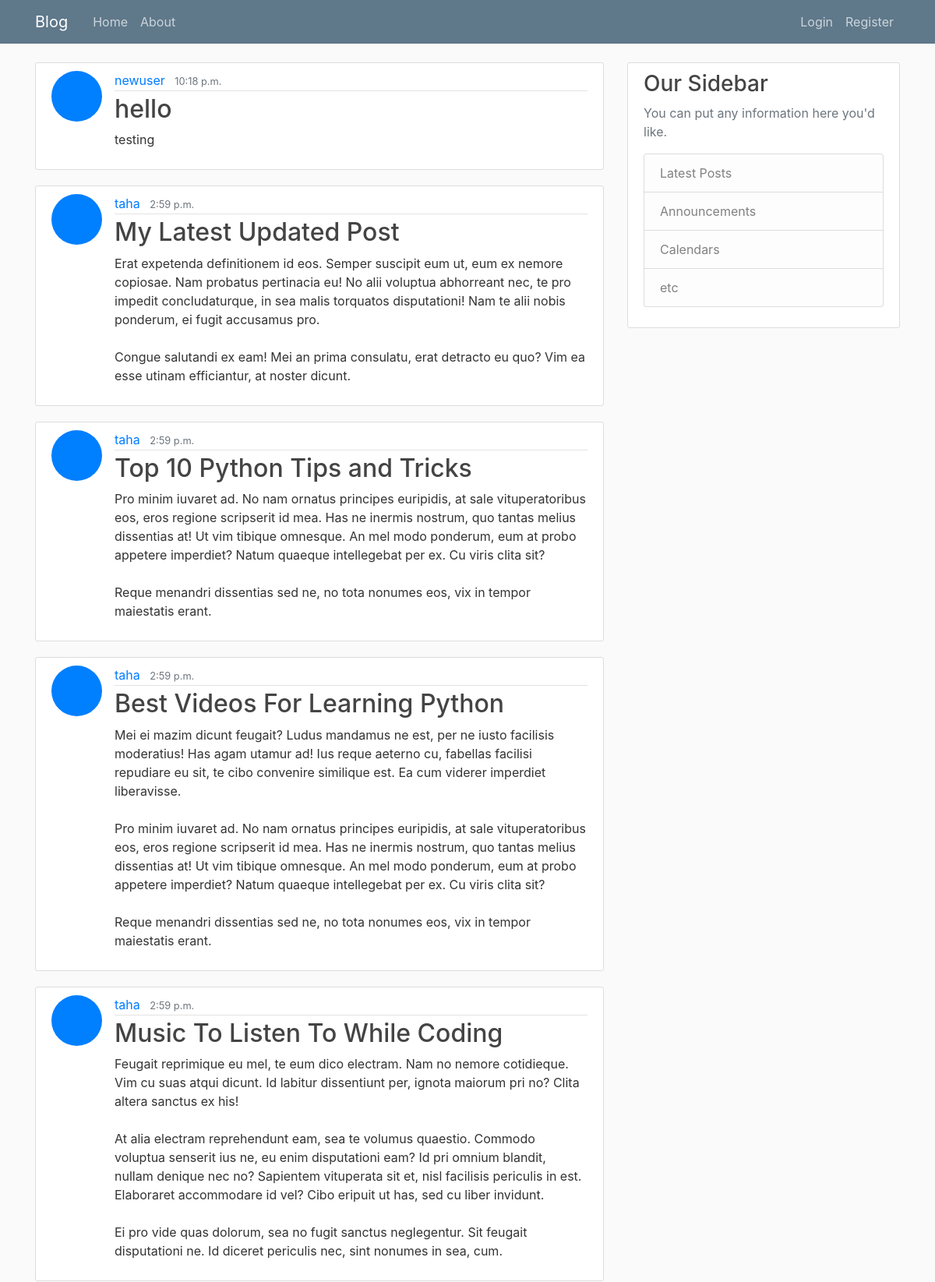
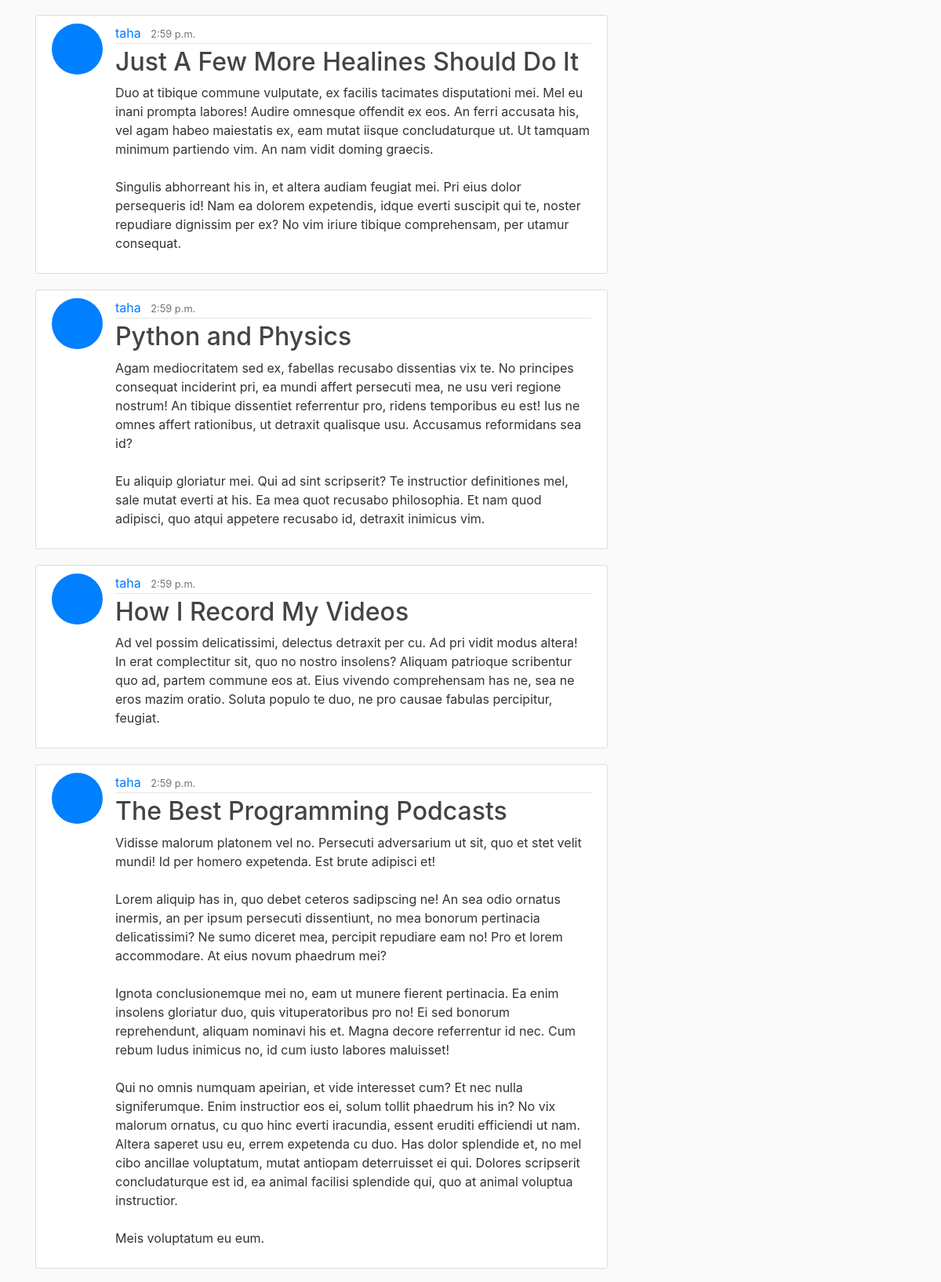
The page / (upper part) on the database its author committed (2 pictures, top to bottom).
### blog/models.py (models this page shows, shortened)
class Post(models.Model):
    title = models.CharField(max_length=100)
    content = models.TextField()
    date = models.TimeField(default=timezone.now)
    author = models.ForeignKey(User, on_delete=models.CASCADE)

### users/models.py (models this page shows, shortened)
class Profile(models.Model):
    user = models.OneToOneField(User , on_delete=models.CASCADE)
    img = models.ImageField(default= 'default.jpg' , upload_to='profile_pics')

### blog/views.py (the view)
# urls.py: path('', PostListView.as_view() , name="blog-home"),
class PostListView(ListView):
    model = Post
    template_name = 'blog/home.html'
    context_object_name = 'posts'
    ordering = ['-date']

### blog/templates/blog/home.html
{% extends "blog/base.html" %}
{% block content%}
    {% for post in posts %}
    <article class="media content-section">
      <img class="rounded-circle article-img" src="{{ post.author.profile.img.url}}">
      <div class="media-body">
        <div class="article-metadata">
          <a class="mr-2" href="#">{{ post.author }}</a>
          <small class="text-muted">{{ post.date}}</small>
        </div>
        <h2><a class="article-title" href="{% url 'post-detail' post.id %}">{{ post.title }}</a></h2>
        <p class="article-content">{{ post.content }}</p>
      </div>
  </article>
   {% endfor %}
{% endblock content %}

### blog/templates/blog/base.html (shortened to what this page needs)
{% load static %}
<html lang="en">
<head>
    <link rel="stylesheet" href="https://stackpath.bootstrapcdn.com/bootstrap/4.3.1/css/bootstrap.min.css">
    <link rel="stylesheet" href=" {% static 'blog/main.css'%} " >
</head>
<body>
    <header class="site-header">
        <nav class="navbar navbar-expand-md navbar-dark bg-steel fixed-top">
             <div class="container">
                <a class="navbar-brand mr-4" href="{% url 'blog-home'%}">Blog</a>
            <div class="collapse navbar-collapse" id="navbarToggle">
                <div class="navbar-nav mr-auto">
                    <a class="nav-item nav-link" href="{% url 'blog-home'%}">Home</a>
                    <a class="nav-item nav-link" href="{% url 'blog-about'%}">About</a>
                </div>
                <div class="navbar-nav">
                    {% if user.is_authenticated %}
                      <a class="nav-item nav-link" href="{% url 'post-create'%}">new post</a>
                      <a class="nav-item nav-link" href="{% url 'profile'%}">my profile</a>
                      <a class="nav-item nav-link" href="{% url 'logout'%}">Logout</a>
                    {% else %}
                      <a class="nav-item nav-link" href="{% url 'login'%}">Login</a>
                      <a class="nav-item nav-link" href="{% url 'register'%}">Register</a>
                    {% endif %}
                    </div>
                </div>
            </div>
        </nav>
    </header>
    <main role="main" class="container">
        <div class="row">
          <div class="col-md-8">
            {% block content %}{% endblock %}
          </div>
          <div class="col-md-4">
            <div class="content-section">
              <h3>Our Sidebar</h3>
              <p class='text-muted'>You can put any information here you'd like.
                <ul class="list-group">
                  <li class="list-group-item list-group-item-light">Latest Posts</li>
                  <li class="list-group-item list-group-item-light">Announcements</li>
                  <li class="list-group-item list-group-item-light">Calendars</li>
                  <li class="list-group-item list-group-item-light">etc</li>
                </ul>
              </p>
            </div>
          </div>
        </div>
      </main>
</body>
</html>

### blog/static/blog/main.css (style rules this page uses)
body { background: #fafafa; color: #333333; margin-top: 5rem; }
h1, h2, h3, h4, h5, h6 { color: #444444; }
ul { margin: 0; }
.bg-steel { background-color: #5f788a; }
.site-header .navbar-nav .nav-link { color: #cbd5db; }
.content-section { background: #ffffff; padding: 10px 20px; border: 1px solid #dddddd; border-radius: 3px; margin-bottom: 20px; }
.article-title { color: #444444; }
.article-content { white-space: pre-line; }
.article-img { height: 65px; width: 65px; margin-right: 16px; }
.article-metadata { padding-bottom: 1px; margin-bottom: 4px; border-bottom: 1px solid #e3e3e3 }

### rows shown on the page
Post: author.profile.img (placeholder picture), author "newuser", date "10:18 p.m.", title "hello", content "testing"
Post: author.profile.img (placeholder picture), author "taha", date "2:59 p.m.", title "My Latest Updated Post", content "Erat expetenda definitionem id eos. Semper suscipit eum ut, eum ex nemore copiosae. Nam probatus pertinacia eu! No alii voluptua abhorreant nec, te pro impedit concludaturque, in sea malis torquatos disputationi! Nam te alii nobis ponderum, ei fugit accusamus pro. Congue salutandi ex eam! Mei an prima consulatu, erat detracto eu quo? Vim ea esse utinam efficiantur, at noster dicunt."
Post: author.profile.img (placeholder picture), author "taha", date "2:59 p.m.", title "Top 10 Python Tips and Tricks", content "Pro minim iuvaret ad. No nam ornatus principes euripidis, at sale vituperatoribus eos, eros regione scripserit id mea. Has ne inermis nostrum, quo tantas melius dissentias at! Ut vim tibique omnesque. An mel modo ponderum, eum at probo appetere imperdiet? Natum quaeque intellegebat per ex. Cu viris clita sit? Reque menandri dissentias sed ne, no tota nonumes eos, vix in tempor maiestatis erant."
Post: author.profile.img (placeholder picture), author "taha", date "2:59 p.m.", title "Best Videos For Learning Python", content "Mei ei mazim dicunt feugait? Ludus mandamus ne est, per ne iusto facilisis moderatius! Has agam utamur ad! Ius reque aeterno cu, fabellas facilisi repudiare eu sit, te cibo convenire similique est. Ea cum viderer imperdiet liberavisse. Pro minim iuvaret ad. No nam ornatus principes euripidis, at sale vituperatoribus eos, eros regione scripserit id mea. Has ne inermis nostrum, quo tantas melius dissentias at! Ut vim tibique omnesque. An mel modo ponderum, eum at probo appetere imperdiet? Natum quaeque intellegebat per ex. Cu viris clita sit? Reque menandri dissentias sed ne, no tota nonumes eos, vix in tempor maiestatis erant."
Post: author.profile.img (placeholder picture), author "taha", date "2:59 p.m.", title "Music To Listen To While Coding", content "Feugait reprimique eu mel, te eum dico electram. Nam no nemore cotidieque. Vim cu suas atqui dicunt. Id labitur dissentiunt per, ignota maiorum pri no? Clita altera sanctus ex his! At alia electram reprehendunt eam, sea te volumus quaestio. Commodo voluptua senserit ius ne, eu enim disputationi eam? Id pri omnium blandit, nullam denique nec no? Sapientem vituperata sit et, nisl facilisis periculis in est. Elaboraret accommodare id vel? Cibo eripuit ut has, sed cu liber invidunt. Ei pro vide quas dolorum, sea no fugit sanctus neglegentur. Sit feugait disputationi ne. Id diceret periculis nec, sint nonumes in sea, cum."
Post: author.profile.img (placeholder picture), author "taha", date "2:59 p.m.", title "Just A Few More Healines Should Do It", content "Duo at tibique commune vulputate, ex facilis tacimates disputationi mei. Mel eu inani prompta labores! Audire omnesque offendit ex eos. An ferri accusata his, vel agam habeo maiestatis ex, eam mutat iisque concludaturque ut. Ut tamquam minimum partiendo vim. An nam vidit doming graecis. Singulis abhorreant his in, et altera audiam feugiat mei. Pri eius dolor persequeris id! Nam ea dolorem expetendis, idque everti suscipit qui te, noster repudiare dignissim per ex? No vim iriure tibique comprehensam, per utamur consequat."
Post: author.profile.img (placeholder picture), author "taha", date "2:59 p.m.", title "Python and Physics", content "Agam mediocritatem sed ex, fabellas recusabo dissentias vix te. No principes consequat inciderint pri, ea mundi affert persecuti mea, ne usu veri regione nostrum! An tibique dissentiet referrentur pro, ridens temporibus eu est! Ius ne omnes affert rationibus, ut detraxit qualisque usu. Accusamus reformidans sea id? Eu aliquip gloriatur mei. Qui ad sint scripserit? Te instructior definitiones mel, sale mutat everti at his. Ea mea quot recusabo philosophia. Et nam quod adipisci, quo atqui appetere recusabo id, detraxit inimicus vim."
Post: author.profile.img (placeholder picture), author "taha", date "2:59 p.m.", title "How I Record My Videos", content "Ad vel possim delicatissimi, delectus detraxit per cu. Ad pri vidit modus altera! In erat complectitur sit, quo no nostro insolens? Aliquam patrioque scribentur quo ad, partem commune eos at. Eius vivendo comprehensam has ne, sea ne eros mazim oratio. Soluta populo te duo, ne pro causae fabulas percipitur, feugiat."
Post: author.profile.img (placeholder picture), author "taha", date "2:59 p.m.", title "The Best Programming Podcasts", content "Vidisse malorum platonem vel no. Persecuti adversarium ut sit, quo et stet velit mundi! Id per homero expetenda. Est brute adipisci et! Lorem aliquip has in, quo debet ceteros sadipscing ne! An sea odio ornatus inermis, an per ipsum persecuti dissentiunt, no mea bonorum pertinacia delicatissimi? Ne sumo diceret mea, percipit repudiare eam no! Pro et lorem accommodare. At eius novum phaedrum mei? Ignota conclusionemque mei no, eam ut munere fierent pertinacia. Ea enim insolens gloriatur duo, quis vituperatoribus pro no! Ei sed bonorum reprehendunt, aliquam nominavi his et. Magna decore referrentur id nec. Cum rebum ludus inimicus no, id cum iusto labores maluisset! Qui no omnis numquam…"
